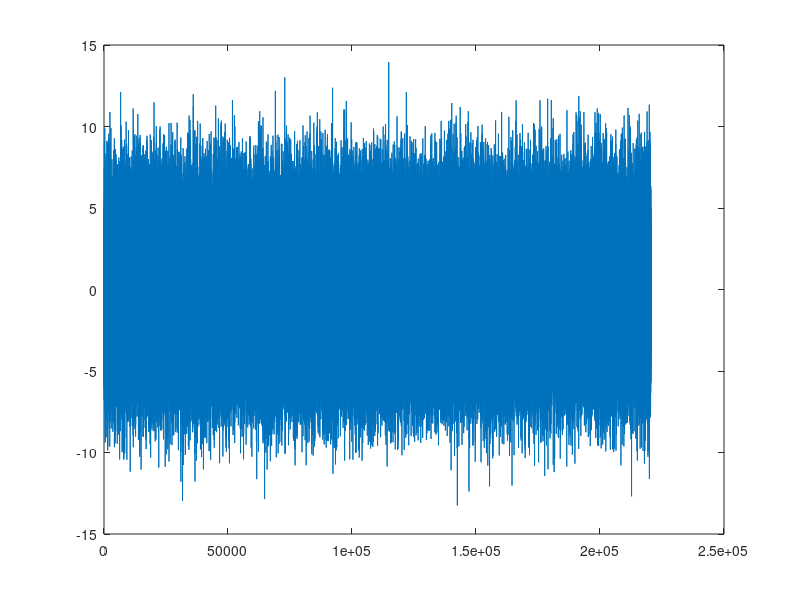

MATLAB code to generate this figure: (Note: this script raises an error after producing the figure.)
%Signal generation 
Fs = 44100;              
duration = 5;             
f0 = 440;                      
% Sampling frequency for digital signal 
% Duration in seconds 
% Frequency of the pure tone  
time = 0: 1/Fs : duration-1/Fs;     % time vector for abscisse axes 
A=1;  % amplitude 1V 
signal = A*sin(2*pi*f0*time);   

%% Random noise- normal distribution
N=220500;
sigma=3;
NoiseG =sigma * randn(1,N);
figure(2)
plot(linspace(1, N, N),NoiseG)
figure(3)
histogram(NoiseG)
%noisySignal=signal+NoiseG; 
%ratio=10 log_10(A^2/sigma^2)
%NoiseU=sigma * rand(1,N)  

noisySignal=signal+NoiseG; 
figure(4)
histogram(noisySignal)
ratio=10*log10(A^2/sigma^2);
fprintf('the ratio is %f', ratio)
